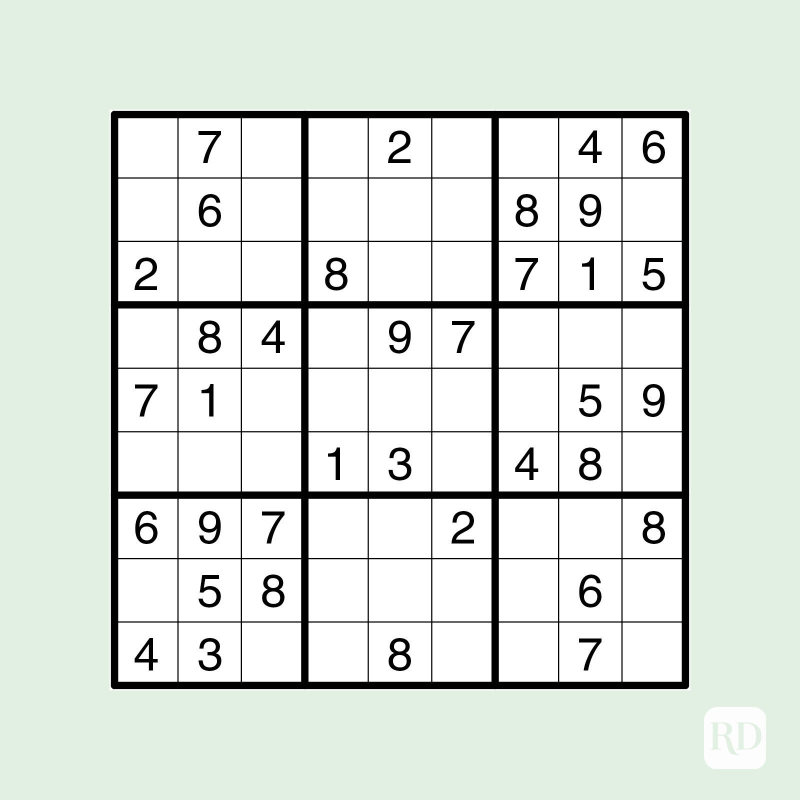
#> input picture Pycharm Backups/Sudoku.jpg, 1600 x 1600 px (shown at 1/2 size)
$ python HoughLines_Sudoko.py
#> lines starting #> are read from the running program, lines starting #| are printed output that depends on the picture; after the words box and inside, x2 and y2 are one past the last pixel; in counts of white or black regions, pixels touching at a corner belong together
import cv2 as cv
import numpy as np
import matplotlib.pyplot as plt

img = cv.imread("Sudoku.jpg")
#> img is the input picture: shape (1600, 1600, 3); mean B, G, R 221.4, 227.5, 221
img = cv.resize(img, (500,500))
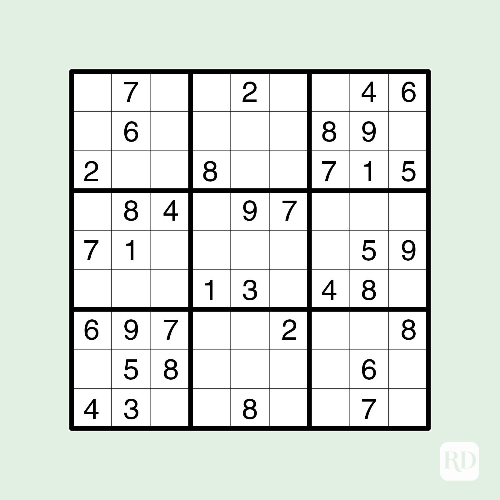
#> img: shape (500, 500, 3); mean B, G, R 221, 227.1, 220.5
_,img = cv.threshold(img, 150,255, cv.THRESH_BINARY)
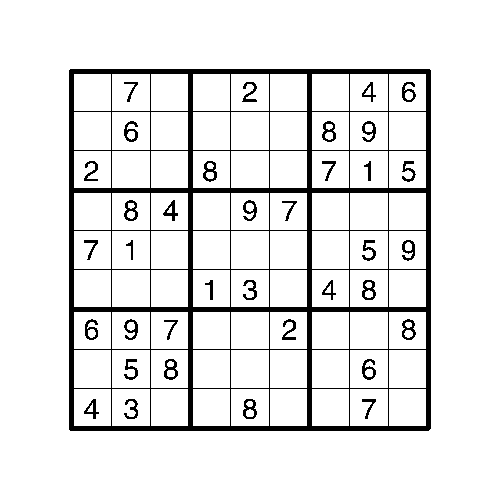
#> img: shape (500, 500, 3); 91.1% white; 37 black regions, largest, box (x1, y1, x2, y2) and area: (69, 69, 431, 431) 18142, (203, 161, 217, 182) 146, (164, 359, 178, 380) 146

edges = cv.Canny(img, 50,150, apertureSize = 3)
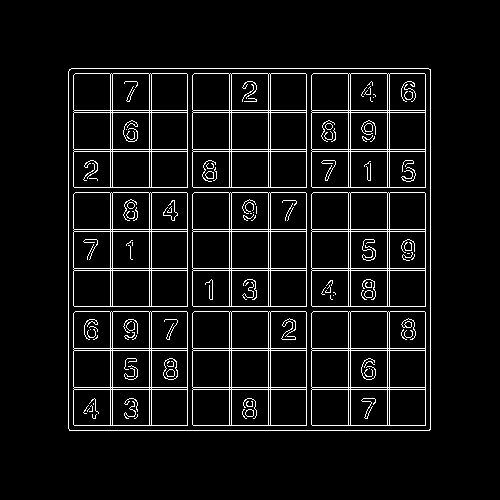
#> edges: shape (500, 500); 6.5% white in thin lines or dots, all inside (x1, y1, x2, y2) = (68, 68, 431, 431)
Lines = cv.HoughLines(edges, 1, np.pi/180, 200)
#> Lines = 40 rows, first 8: [430, 0], [430, 1.57], [68, 0], [68, 1.57], [110, 0], [112, 0], [149, 0], [151, 0]

print(Lines)
#> (printed output is left out)

for line in Lines:
    rho, theta = line[0]
    a = np.cos(theta)
    b = np.sin(theta)

    x0 = a + rho
    y0 = b + rho

    x1 = int(x0 + 1000*(-b))
    x2 = int(x0 - 1000*(-b))

    y1 = int(y0 + 1000*(a))
    y2 = int(y0 - 1000*(a))


    cv.line(img, (x1,y1), (x2,y2), (255,255,255), 5)
#> this loop made 40 passes
#> (rho, theta, a, b, x0, y0, x1, x2) on passes 1 to 12: (430, 0, 1, 0, 431, 430, 431, 431), (430, 1.57, -4.37e-08, 1, 430, 431, -570, 1430), (68, 0, 1, 0, 69, 68, 69, 69), (68, 1.57, -4.37e-08, 1, 68, 69, -932, 1068), (110, 0, 1, 0, 111, 110, 111, 111), (112, 0, 1, 0, 113, 112, 113, 113), (149, 0, 1, 0, 150, 149, 150, 150), (151, 0, 1, 0, 152, 151, 152, 152), (187, 0, 1, 0, 188, 187, 188, 188), (229, 0, 1, 0, 230, 229, 230, 230), (231, 0, 1, 0, 232, 231, 232, 232), (268, 0, 1, 0, 269, 268, 269, 269)
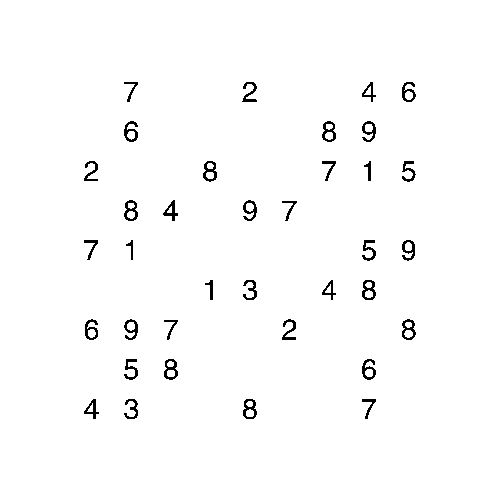
#> img: shape (500, 500, 3); 98.3% white; black in thin lines or dots, all inside (x1, y1, x2, y2) = (84, 82, 416, 419)


cv.imshow('sudoko', img)
cv.waitKey(0)
cv.destroyAllWindows()
